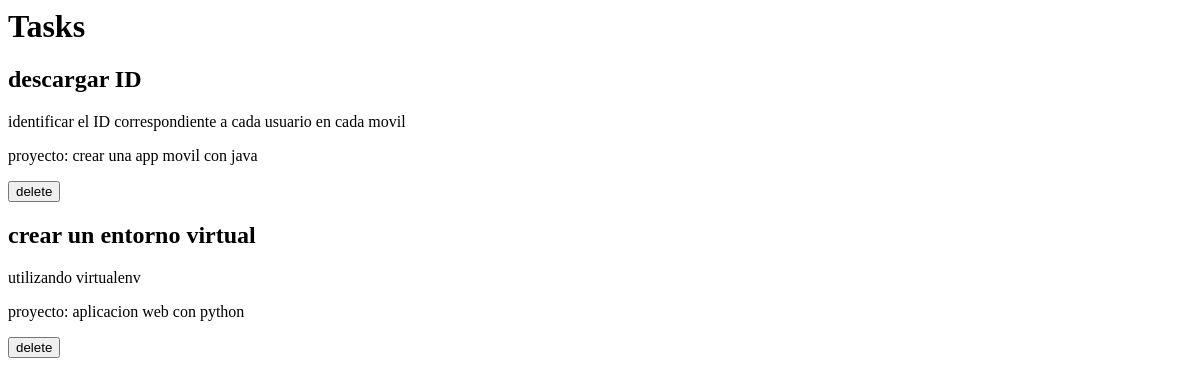
/tasks/, run on an earlier commit of the app's database.
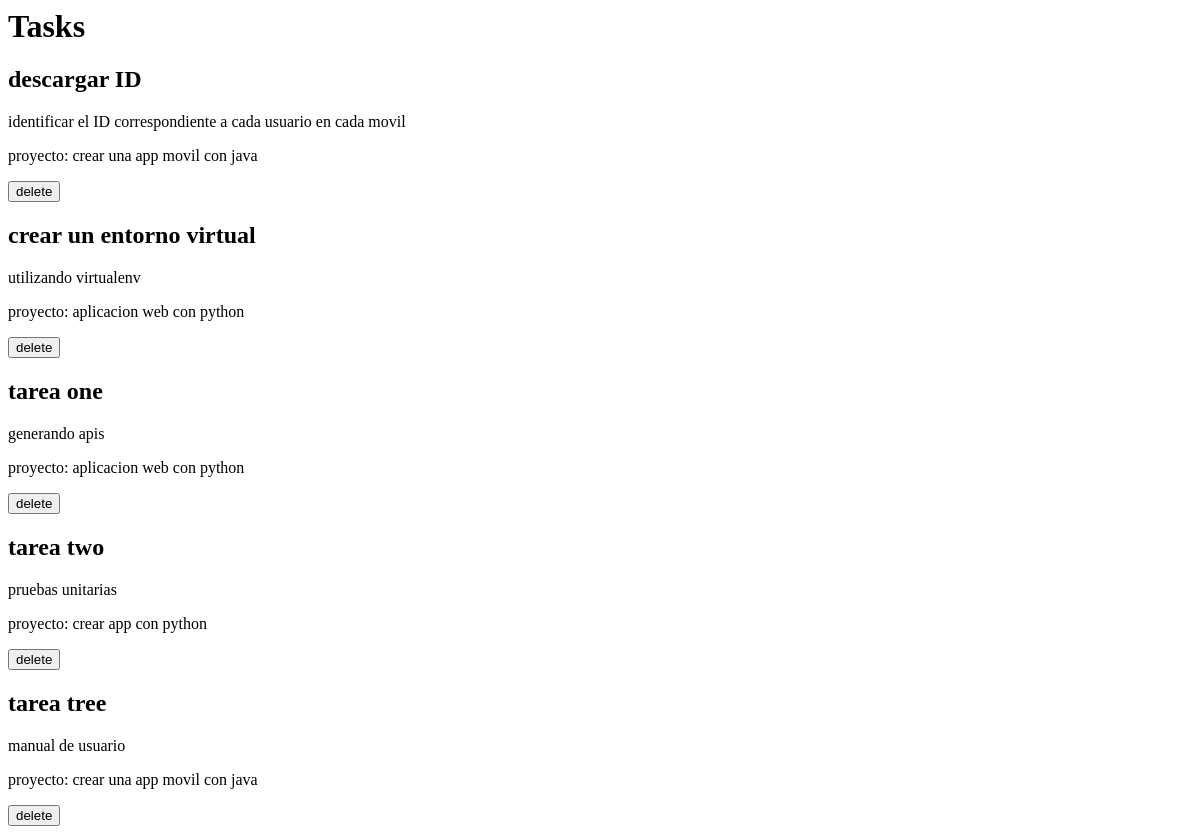
And on a later commit of the database.
### store/models.py (models this page shows, shortened)
class Task(models.Model):
    title = models.CharField(max_length=100)#para un numero de textos permitidos escribir
    description = models.TextField()#para textos mucho mas largos
    Project = models.ForeignKey(Project, on_delete=models.CASCADE)#Aqui se hace la relacion de las dos clases o mejor dicho de las dos tablas

class Project(models.Model):
    name = models.CharField(max_length=100)

### store/views.py (the view)
# urls.py: path('tasks/', views.tasks),
def tasks(request):#se recibe un id mediante la url que es recibido como un parametro en esta funcion
    tasks = Task.objects.all()
    return render(request, 'task.html', {'tasks': tasks})

### store/templates/task.html
<h1>Tasks</h1>
{% for task in tasks %}
    <div>
        <h2>{{task.title}}</h2>
        <p>{{task.description}}</p>
        <p>proyecto: {{task.Project.name}}</p>
        <button>
            delete
        </button>
    </div>
{% endfor %}

What changed in the data, as far as the page shows it:
added Task: title "tarea one", description "generando apis", Project.name "aplicacion web con python"
added Task: title "tarea two", description "pruebas unitarias", Project.name "crear app con python"
added Task: title "tarea tree", description "manual de usuario", Project.name "crear una app movil con java"
